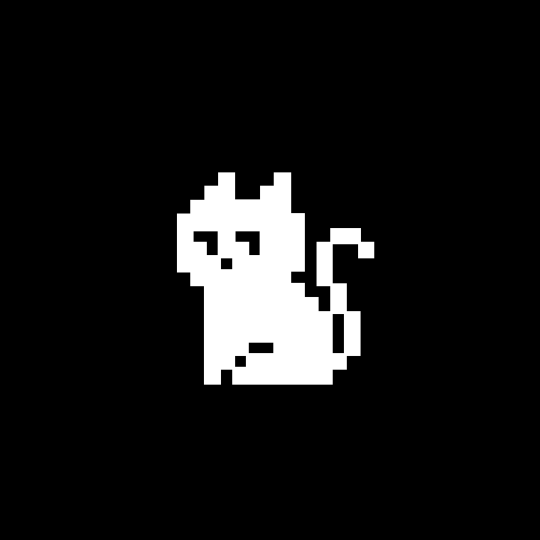
#> input picture 1_Alternative_projection/Cat_black.tif, 1080 x 1080 px (shown at 1/2 size); its folder holds 5 pictures in this run
$ python vah_ph_projector_test.py
#> lines starting #> are read from the running program, lines starting #| are printed output that depends on the picture
#%%
"""
Direction 1 test: relaxed irrotational PROJECTOR for vortex annihilation.

Idea
----
Instead of applying vortex annihilation only on an RMSE-plateau trigger (as in the
paper / vah_ph_commented.py), apply a RELAXED irrotational projector at EVERY iteration,
in the image plane, on the SR crop.

The irrotational (vortex-free) phase psi is obtained as the LEAST-SQUARES phase via an
FFT Poisson solve (Ghiglia-Romero): the wrapped phase gradient is differentiated to a
density rho, and nabla^2 psi = rho is solved with a single FFT. psi is curl-free by
construction (it is a genuine scalar potential -> no vortices), and the solve is
O(N^2 log N), INDEPENDENT of the number of vortices. This is the fast, principled
realization of the paper's "scalar potential / irrotational part", replacing the
O(K*N^2) per-vortex arctan2 sum.

The relaxation is a CONVEX BLEND in the complex field domain (topologically sound,
unlike scaling the quantized winding):

    phi = normalize[ (1-alpha) * exp(i*phi) + alpha * exp(i*psi) ]

alpha = 1 gives the pure irrotational phase; alpha = 0 is the baseline (no annihilation);
0 < alpha < 1 interpolates the two unit-modulus fields, which handles the vortex cores
smoothly (the field magnitude naturally dips there).

For each alpha we track:
    - the NATURAL vortex count on angle(es) per iteration (before the projector),
    - the SR-only RMSE per iteration (convergence check).

Finally we plot the trade-off between final singularity count and final RMSE.

Env: vortex (conda), GPU (CuPy).
"""

#%% ---------- Imports ----------
import time
import os
import sys
import numpy as np
import matplotlib.pyplot as plt
import cupy as cp
import cv2
from PIL import Image

# Shared vortex functions and input images live in the sibling folder 1_Alternative_projection.
ALT_PROJ_DIR = os.path.join(os.path.dirname(os.path.abspath(__file__)), "..", "1_Alternative_projection")
sys.path.insert(0, ALT_PROJ_DIR)
from function_vortex_detection_accegpu import function_vortex_detection_accegpu
from function_vortex_elimination_accegpu import function_vortex_elimination_accegpu

#%% ---------- Config ----------
lamda = 532e-6                            # [mm] Wavelength
dh = 0.00374                              # [mm] Pixel pitch
loop = 500                                # Iterations per run
alpha_list = [0.0, 0.25, 0.5, 0.75, 1.0]  # Relaxation knob sweep (0 = off, 1 = full irrotational)
paper_x_list = [25, 50, 75, 100]          # Paper annihilation-period sweep (fair settled endpoint)
seed = 42                                 # Reproducibility
target_floor_rel = 5e-3                   # Relative floor wrt max(F1): prevents fully dark pixels
target_floor_rel = 0.3                   # Relative floor wrt max(F1): prevents fully dark pixels

#%% ---------- Import target (TIFF) ----------
# input_tiff = "object_grayscale_from_mat.tif"  # Change this filename to run the same pipeline on another TIFF.
input_tiff = "Cat_black.tif"  # Change this filename to run the same pipeline on another TIFF.
# input_tiff = "Cat_1.tif"  # Change this filename to run the same pipeline on another TIFF.
# input_tiff = "marmo.tif"  # Change this filename to run the same pipeline on another TIFF.

script_dir = os.path.dirname(os.path.abspath(__file__))
input_tiff_path = os.path.join(ALT_PROJ_DIR, input_tiff)
if not os.path.isfile(input_tiff_path):
    raise FileNotFoundError(f"TIFF file not found: {input_tiff_path}")

F1 = np.array(Image.open(input_tiff_path))
#> F1 is the input picture: shape (1080, 1080); min 0, max 255, mean 22.2
if F1.ndim == 3:
    # Keep behavior deterministic for RGB/RGBA TIFFs: use the first channel.
    F1 = F1[..., 0]
F1 = F1.astype(np.float32)
F1 = cv2.resize(F1, (512, 512), interpolation=cv2.INTER_AREA)  # Resize to 512x512
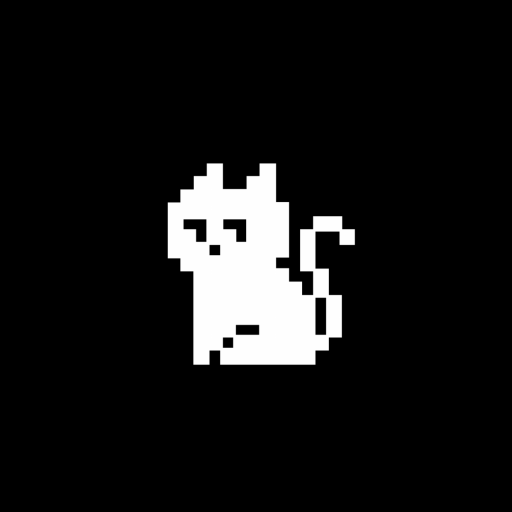
#> F1: shape (512, 512) float32; min 0, max 255, mean 22.2; drawn with min black and max white
# Reuse Marco's floor idea without changing this script's global intensity scale.
F1 = np.maximum(F1, target_floor_rel * (np.max(F1) + 1e-12))
n, m = F1.shape
#> n = 512; m = 512
E = np.sum(F1)                            # Target energy
#> E = 24077706
El = 0.5 * E                              # Noise-region energy
#> El = 12038853
F = np.abs(np.sqrt(F1))                   # Target amplitude
F = np.pad(F, ((n//4, n//4), (m//4, m//4)), mode="constant")  # Pad 512 -> 768
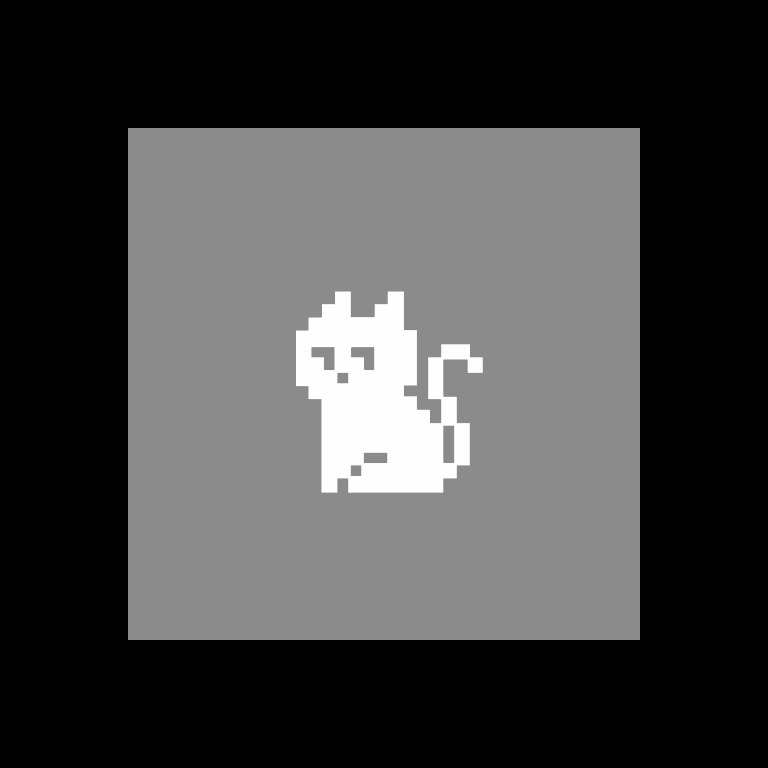
#> F: shape (768, 768) float32; min 0, max 15.97, mean 4.16; drawn with min black and max white
nn, mm = F.shape
#> nn = 768; mm = 768

#%% ---------- Band-limitation masks ----------
#> (the run stopped early here; a loop or call above may not have finished)
